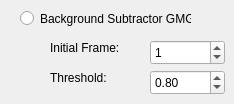
              <widget class="QWidget" name="PBKGGMG">
               <attribute name="label">
                <string>Background Subtractor GMG</string>
               </attribute>
               <widget class="QDoubleSpinBox" name="DSBThreshold">
                <property name="geometry">
                 <rect>
                  <x>150</x>
                  <y>70</y>
                  <width>75</width>
                  <height>25</height>
                 </rect>
                </property>
                <property name="value">
                 <double>0.800000000000000</double>
                </property>
               </widget>
               <widget class="QSpinBox" name="SBInitialF">
                <property name="geometry">
                 <rect>
                  <x>150</x>
                  <y>40</y>
                  <width>75</width>
                  <height>25</height>
                 </rect>
                </property>
                <property name="value">
                 <number>1</number>
                </property>
               </widget>
               <widget class="QLabel" name="label_17">
                <property name="geometry">
                 <rect>
                  <x>50</x>
                  <y>40</y>
                  <width>91</width>
                  <height>16</height>
                 </rect>
                </property>
                <property name="text">
                 <string>Initial Frame:</string>
                </property>
               </widget>
               <widget class="QLabel" name="label_18">
                <property name="geometry">
                 <rect>
                  <x>50</x>
                  <y>70</y>
                  <width>91</width>
                  <height>16</height>
                 </rect>
                </property>
                <property name="text">
                 <string>Threshold:</string>
                </property>
               </widget>
               <widget class="QRadioButton" name="RBTGMG">
                <property name="geometry">
                 <rect>
                  <x>20</x>
                  <y>10</y>
                  <width>171</width>
                  <height>17</height>
                 </rect>
                </property>
                <property name="text">
                 <string>Background Subtractor GMG</string>
                </property>
               </widget>
              </widget>
